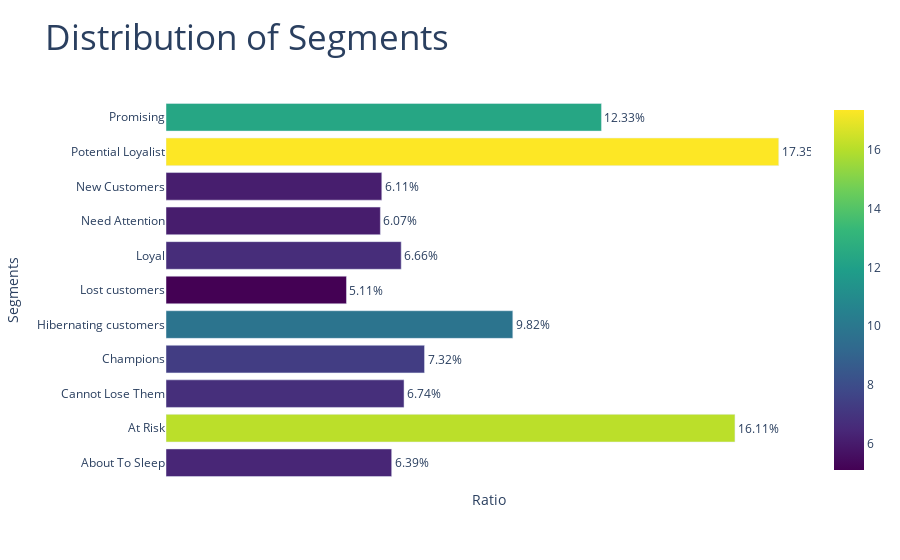

Notebook source saved alongside this figure:
### Code cell
import plotly.express as px

# Supposons que RFMStats est un DataFrame avec une colonne 'Ratio' et que l'index contient les segments
# Convertissez d'abord l'index en une colonne si ce n'est pas déjà fait
RFMStats_reset = RFMStats.reset_index()  # Renommez 'index' si nécessaire pour refléter le nom réel de votre colonne des segments

fig_ratio = px.bar(RFMStats_reset, y='Label', x='Ratio', orientation='h', 
             text='Ratio',  # Ceci ajoutera le texte sur les barres
             color='Ratio',  # Colorer les barres basées sur la valeur de 'Ratio'
             color_continuous_scale='viridis',  # Utilisation de la palette 'viridis'
             labels={'index': 'Segments', 'Ratio': ''},  # Renommez les axes si nécessaire
             title='Distribution of Segments',
            )


# Mettre à jour le texte pour afficher le pourcentage avec deux décimales
fig_ratio.update_traces(texttemplate='%{text:.2f}%', textposition='outside')

# Personnaliser l'apparence, y compris le titre de l'axe Y
fig_ratio.update_layout(
    xaxis=dict(showticklabels=False),  # Masquer les ticklabels de l'axe x
    yaxis_title='Segments',  # Définir le titre de l'axe y
    xaxis_title='Ratio',  # Définir le titre de l'axe y
    title_font=dict(size=35),  # Ajuster la taille du titre
    plot_bgcolor='rgba(0,0,0,0)',  # Fond transparent
)

fig.show()

#fig.show()

### Figure 1 — Plotly figure (JSON) as saved in the notebook; plotly's stock layout.template omitted (floating-point values rounded to 4 significant figures)
{"data": [{"alignmentgroup": "True", "hovertemplate": "=%{marker.color}<br>Label=%{y}<extra></extra>", "legendgroup": "", "marker": {"color": [6.39, 16.11, 6.74, 7.32, 9.82, 5.11, 6.66, 6.07, 6.11, 17.35, 12.33], "coloraxis": "coloraxis", "pattern": {"shape": ""}}, "name": "", "offsetgroup": "", "orientation": "h", "showlegend": false, "text": [6.39, 16.11, 6.74, 7.32, 9.82, 5.11, 6.66, 6.07, 6.11, 17.35, 12.33], "textposition": "outside", "texttemplate": "%{text:.2f}%", "type": "bar", "x": [6.39, 16.11, 6.74, 7.32, 9.82, 5.11, 6.66, 6.07, 6.11, 17.35, 12.33], "xaxis": "x", "y": ["About To Sleep", "At Risk", "Cannot Lose Them", "Champions", "Hibernating customers", "Lost customers", "Loyal", "Need Attention", "New Customers", "Potential Loyalist", "Promising"], "yaxis": "y"}], "layout": {"barmode": "relative", "coloraxis": {"colorbar": {"title": {"text": ""}}, "colorscale": [[0, "#440154"], [0.1111, "#482878"], [0.2222, "#3e4989"], [0.3333, "#31688e"], [0.4444, "#26828e"], [0.5556, "#1f9e89"], [0.6667, "#35b779"], [0.7778, "#6ece58"], [0.8889, "#b5de2b"], [1, "#fde725"]]}, "legend": {"tracegroupgap": 0}, "plot_bgcolor": "rgba(0,0,0,0)", "title": {"font": {"size": 35}, "text": "Distribution of Segments"}, "xaxis": {"anchor": "y", "domain": [0, 1], "showticklabels": false, "title": {"text": "Ratio"}}, "yaxis": {"anchor": "x", "domain": [0, 1], "title": {"text": "Segments"}}}}
